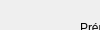
      <widget class="QWidget" name="suppUser">
       <property name="geometry">
        <rect>
         <x>0</x>
         <y>0</y>
         <width>100</width>
         <height>30</height>
        </rect>
       </property>
       <attribute name="label">
        <string>Suppression Client</string>
       </attribute>
       <widget class="QLabel" name="label_21">
        <property name="geometry">
         <rect>
          <x>80</x>
          <y>20</y>
          <width>49</width>
          <height>16</height>
         </rect>
        </property>
        <property name="text">
         <string>Prénom</string>
        </property>
       </widget>
       <widget class="QLineEdit" name="lineEdit_21">
        <property name="geometry">
         <rect>
          <x>150</x>
          <y>60</y>
          <width>221</width>
          <height>22</height>
         </rect>
        </property>
       </widget>
       <widget class="QPushButton" name="pushSuppClient">
        <property name="geometry">
         <rect>
          <x>150</x>
          <y>110</y>
          <width>101</width>
          <height>24</height>
         </rect>
        </property>
        <property name="styleSheet">
         <string notr="true">background-color: rgb(225, 225, 225);</string>
        </property>
        <property name="text">
         <string>Supprimer Client</string>
        </property>
       </widget>
       <widget class="QLineEdit" name="lineEdit_22">
        <property name="geometry">
         <rect>
          <x>150</x>
          <y>20</y>
          <width>221</width>
          <height>22</height>
         </rect>
        </property>
       </widget>
       <widget class="QLabel" name="label_22">
        <property name="geometry">
         <rect>
          <x>80</x>
          <y>60</y>
          <width>49</width>
          <height>16</height>
         </rect>
        </property>
        <property name="text">
         <string>Nom</string>
        </property>
       </widget>
      </widget>
